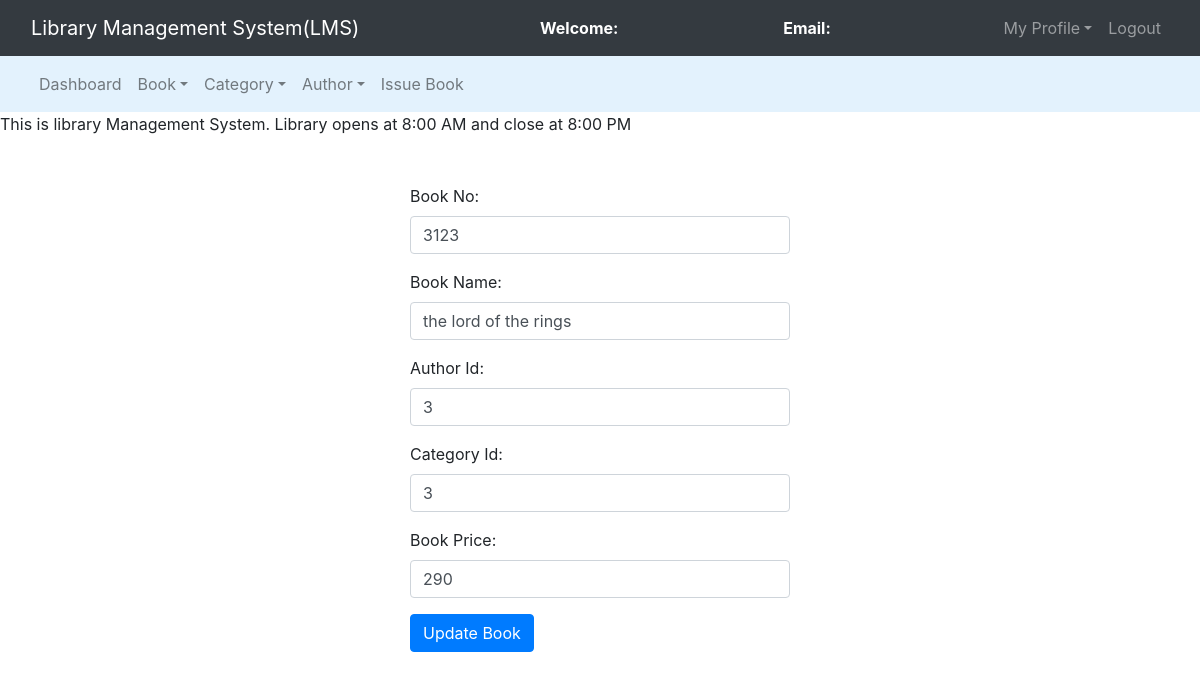
The page /admin/edit_book.php?bn=3123 on the database its author committed.
### tables this page shows
CREATE TABLE `books` (
  `book_id` int(11) NOT NULL,
  `book_name` varchar(255) NOT NULL,
  `author_id` int(11) DEFAULT NULL,
  `cat_id` int(11) DEFAULT NULL,
  `book_no` int(11) NOT NULL,
  `book_price` int(11) NOT NULL
);

### admin/edit_book.php (the view, shortened to what this page needs)
<?php
	$connection = mysqli_connect("localhost","root","");
	$book_no = "";
	$book_name = "";
	$author_id = "";
	$cat_id = "";
	$book_price = "";
	$query = "select * from books where book_no = $_GET[bn]";
	$query_run = mysqli_query($connection,$query);
	while($row = mysqli_fetch_assoc($query_run)){
		$book_name = $row['book_name'];
		$book_no = $row['book_no'];
		$author_id = $row['author_id'];
		$cat_id = $row['cat_id'];
		$book_price = $row['book_price'];
	}
?>
<!DOCTYPE html>
<html>
<head>
	<link rel="stylesheet" type="text/css" href="../bootstrap-4.4.1/css/bootstrap.min.css">
</head>
<body>
	<nav class="navbar navbar-expand-lg navbar-dark bg-dark">
		<div class="container-fluid">
			<div class="navbar-header">
				<a class="navbar-brand" href="index.php">Library Management System(LMS)</a>
			</div>
			<font style="color: white"><span><strong>Welcome: <?php echo $_SESSION['name'];?></strong></span></font>
			<font style="color: white"><span><strong>Email: <?php echo $_SESSION['email'];?></strong></span></font>
			<ul class="nav navbar-nav navbar-right">
				<li class="nav-item dropdown">
					<a class="nav-link dropdown-toggle" data-toggle="dropdown">My Profile</a>
				</li>
				<li class="nav-item"><a class="nav-link" href="../logout.php">Logout</a></li>
			</ul>
		</div>
	</nav>
<nav class="navbar navbar-expand-lg navbar-light" style="background-color: #e3f2fd">
	<div class="container-fluid">
		<ul class="nav navbar-nav navbar-center">
			<li class="nav-item">
				<a href="admin_dashboard.php" class="nav-link">Dashboard</a>
			</li>
			<li class="nav-item dropdown">
				<a class="nav-link dropdown-toggle" data-toggle="dropdown">Book</a>
			</li>
			<li class="nav-item dropdown">
				<a class="nav-link dropdown-toggle" data-toggle="dropdown">Category</a>
			</li>
			<li class="nav-item dropdown">
				<a class="nav-link dropdown-toggle" data-toggle="dropdown">Author</a>
			</li>
			<li class="nav-item">
				<a href="" class="nav-link">Issue Book</a>
			</li>
		</ul>
	</div>
</nav>
	<span><marquee>This is library Management System. Library opens at 8:00 AM and close at 8:00 PM</marquee></span><br><br>
	<div class="row">
		<div class="col-md-4"></div>
		<div class="col-md-4">
			<form action="" method="post">
				<div class="form-group">
					<label>Book No:</label>
					<input type="text" name="book_no" class="form-control" required="" value="<?php echo $book_no; ?>">
				</div>
				<div class="form-group">
					<label>Book Name:</label>
					<input type="text" name="book_name" class="form-control" required="" value="<?php echo $book_name;?>">
				</div>
				<div class="form-group">
					<label>Author Id:</label>
					<input type="text" name="author_id" class="form-control" required="" value="<?php echo $author_id;?>">
				</div>
				<div class="form-group">
					<label>Category Id:</label>
					<input type="text" name="cat_id" class="form-control" required="" value="<?php echo $cat_id;?>">
				</div>
				<div class="form-group">
					<label>Book Price:</label>
					<input type="text" name="book_price" class="form-control" required="" value="<?php echo $book_price;?>">
				</div>
				<button type="submit" class="btn btn-primary" name="update_book">Update Book</button>
			</form>
		</div>
		<div class="col-md-4"></div>
	</div>
</body>
</html>

### rows shown on the page
books: book_no "3123", book_name "the lord of the rings", author_id "3", cat_id "3", book_price "290"
